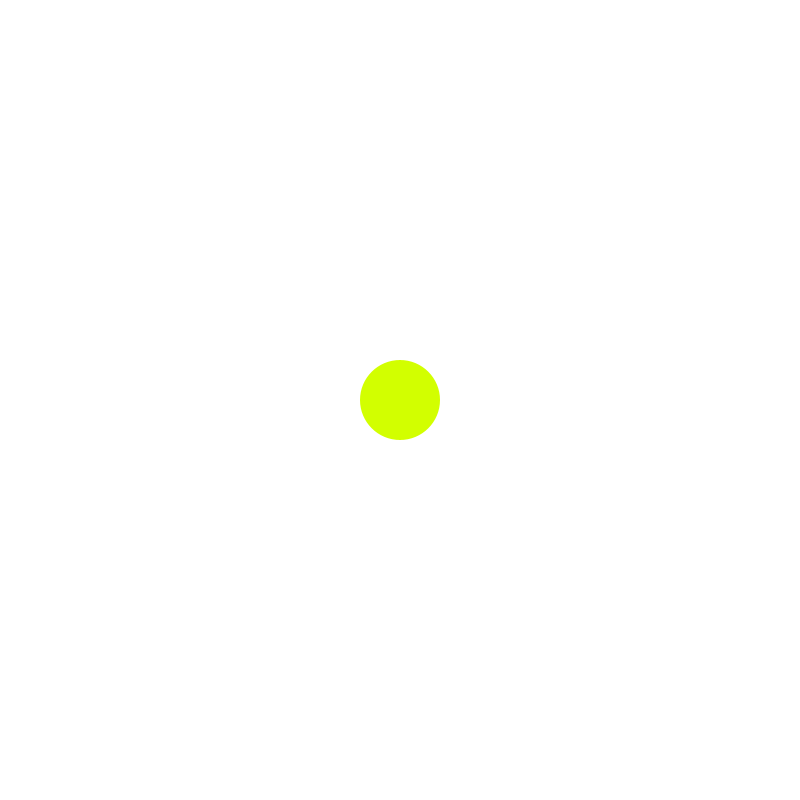
Frame 1 (no input)
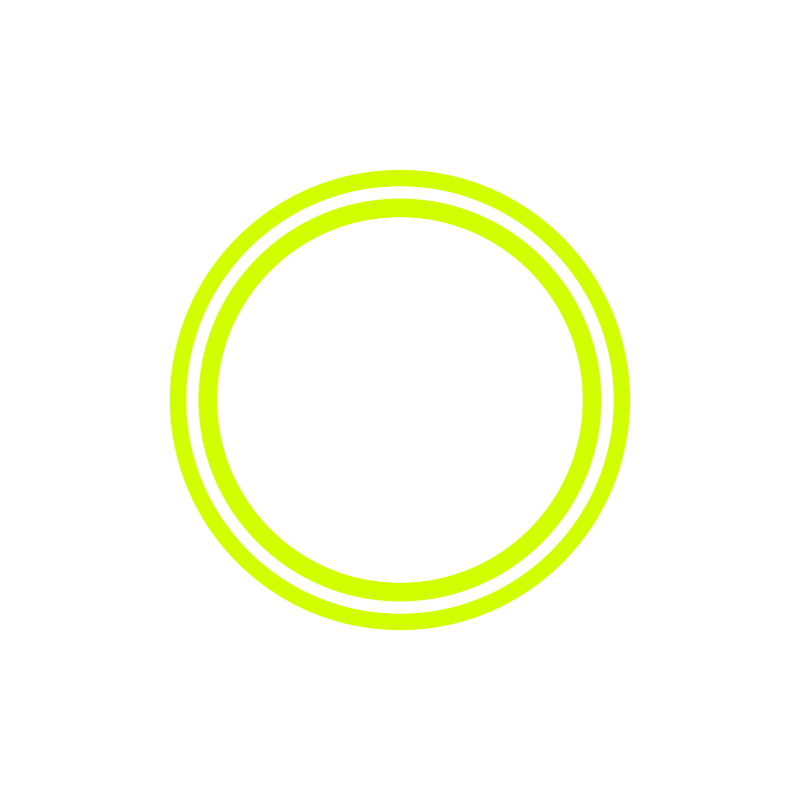
Frame 60 (the mouse pressed at the canvas centre just before this capture)
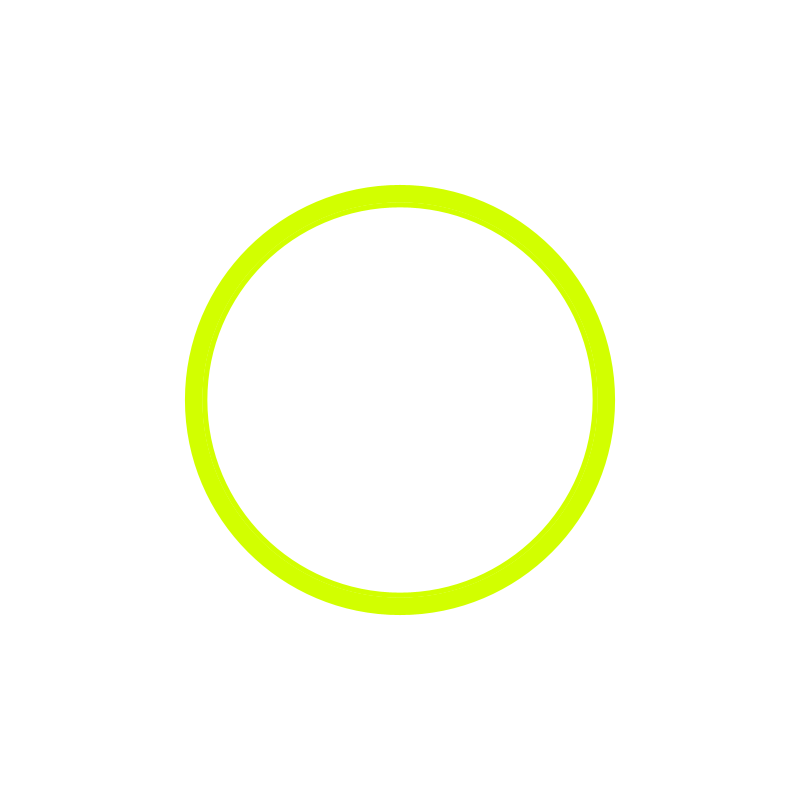
Frame 120 (the mouse held since frame 60 and released just before this capture)

The Processing sketch that drew these frames (run headless with seeded random() and noise(); from frame 60 on, the mouse is pressed at the canvas centre):

// Processing sketch: processing_45106
// ── processing_45106.pde


float AvelX;
float AruidoX = .00718;
float AvarX;
float AvelY;
float AruidoY = .00715;
float AvarY;


float BvelX;
float BruidoX = .00666;
float BvarX;
float BvelY;
float BruidoY = .00669;
float BvarY;


float CvelX;
float CruidoX = .00635;
float CvarX;
float CvelY;
float CruidoY = .00632;
float CvarY;


float DvelX;
float DruidoX = .00555;
float DvarX;
float DvelY;
float DruidoY = .00543;
float DvarY;

float EvelX;
float EruidoX = .00457;
float EvarX;
float EvelY;
float EruidoY = .00458;
float EvarY;

float FvelX;
float FruidoX = .00213;
float FvarX;
float FvelY;
float FruidoY = .00222;
float FvarY;

float GvelX;
float GruidoX = .00585;
float GvarX;
float GvelY;
float GruidoY = .00583;
float GvarY;

float HvelX;
float HruidoX = .00890;
float HvarX;
float HvelY;
float HruidoY = .00891;
float HvarY;

float contador;


// - - - - - setuo

void setup (){
  
 size (800,800);
  background (230,255,100);
  frameRate (60);
smooth ();

  
  
}

// - - - - - - draw

void draw (){
  
  

  
  
  //circulos screen
  
    background (255);
  
  stroke(0,0); 
  fill(210,255,0);
  ellipse (400,400,AvelX+20,AvelX+20);
  fill(255);
  ellipse (400,400,AvelY,AvelY);
  
 stroke(0,0);
  fill(210,255,0);
  ellipse (400,400,BvelX+50,BvelX+50);
  fill(255);
  ellipse (400,400,BvelY,BvelY);
  
 stroke(0,0);
  fill(210,255,0);
  ellipse (400,400,CvelX+80,CvelX+80);
  fill(255);
  ellipse (400,400,CvelY,CvelY);
    
 stroke(0,0);
  fill(210,255,0);
  ellipse (400,400,DvelX+10,DvelX+10);
  fill(255);
  ellipse (400,400,DvelY,DvelY);
  
   stroke(0,0);
  fill(210,255,0);
  ellipse (400,400,EvelX+5,EvelX+5);
  fill(255);
  ellipse (400,400,EvelY,EvelY);
  
   stroke(0,0);
  fill(210,255,0);
  ellipse (400,400,FvelX+30,FvelX+30);
  fill(255);
  ellipse (400,400,FvelY,FvelY);
  
   stroke(0,0);
  fill(210,255,0);
  ellipse (400,400,GvelX+50,GvelX+50);
  fill(255);
  ellipse (400,400,GvelY,GvelY);
  
   stroke(0,0);
  fill(210,255,0);
  ellipse (400,400,HvelX+10,HvelX+10);
  fill(255);
  ellipse (400,400,HvelY,HvelY);
  
  
  
  contador ++;
  
  //ahora calculamos los valores de todo


  AvelX = noise(AvarX)*width;
  AvarX += AruidoX;
  AvelY = noise(AvarY)*width;
  AvarY += AruidoY;

  BvelX = noise(BvarX)*width;
  BvarX += BruidoX;
  BvelY = noise(BvarY)*width;
  BvarY += BruidoY;

  CvelX = noise(CvarX)*width;
  CvarX += CruidoX;
  CvelY = noise(CvarY)*width;
  CvarY += CruidoY;

  DvelX = noise(DvarX)*width;
  DvarX += DruidoX;
  DvelY = noise(DvarY)*width;
  DvarY += DruidoY;
  
  EvelX = noise(EvarX)*width;
  EvarX += EruidoX;
  EvelY = noise(EvarY)*width;
  EvarY += EruidoY;

  FvelX = noise(FvarX)*width;
  FvarX += FruidoX;
  FvelY = noise(FvarY)*width;
  FvarY += FruidoY;

  GvelX = noise(GvarX)*width;
  GvarX += GruidoX;
  GvelY = noise(GvarY)*width;
  GvarY += GruidoY;

  HvelX = noise(HvarX)*width;
  HvarX +=HruidoX;
  HvelY = noise(HvarY)*width;
  HvarY += HruidoY;
  




  
}
